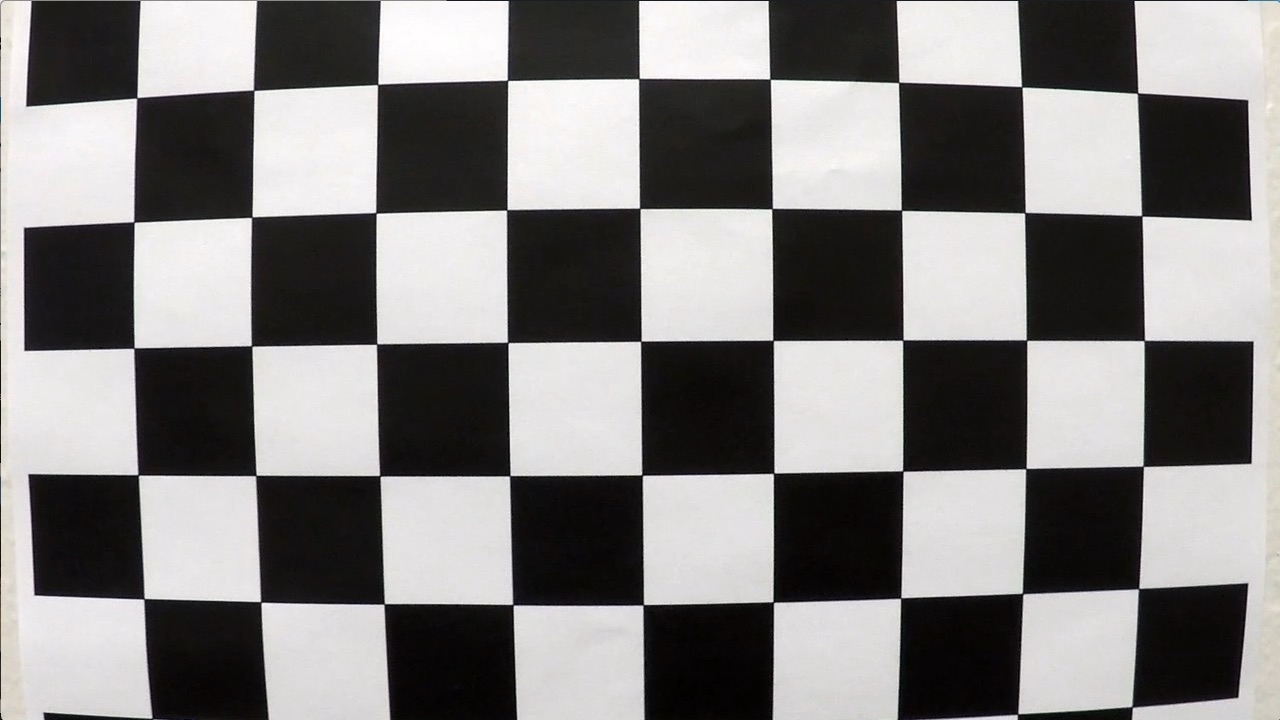
#> input picture camera_cal/calibration1.jpg, 1280 x 720 px
$ jupyter execute --allow-errors README.ipynb   (shell and % lines are left out)   (older library calls are emulated)
#> lines starting #> are read from the running program, lines starting #| are printed output that depends on the picture; after the words box and inside, x2 and y2 are one past the last pixel; in counts of white or black regions, pixels touching at a corner belong together
### calibration.py
import cv2
import glob
import numpy as np


def get_calibration_info(image_path, nx, ny):
    """Find camera matrix and distortion coefficients to undistort image.

    :param image_path: The path of chessboard images.
    :param nx: The number of corners in row.
    :param ny: The number of corners in column.

    :return: A tuple of camera matrix and distortion coefficients.
    """
#> called with image_path = './camera_cal/', nx = 9, ny = 6
    images = []
    for f in glob.glob(image_path + '/*.jpg'):
        image = cv2.imread(f)
#> image is the input picture: shape (720, 1280, 3); mean B, G, R 127.8, 128.4, 130.1
        images.append(image)

    objpoints = []  # 3D points in real world space
    imgpoints = []  # 2D points in image plane

    objp = np.zeros((nx * ny, 3), np.float32)
    objp[:, :2] = np.mgrid[0:nx, 0:ny].T.reshape(-1, 2)

    for img in images:
        gray = cv2.cvtColor(img, cv2.COLOR_RGB2GRAY)
        ret, corners = cv2.findChessboardCorners(gray, (nx, ny), None)

        if ret:
            imgpoints.append(corners)
            objpoints.append(objp)
#> this loop made 1 pass
#> ret on pass 1: False
#> after the loop, imgpoints = []; objpoints = []
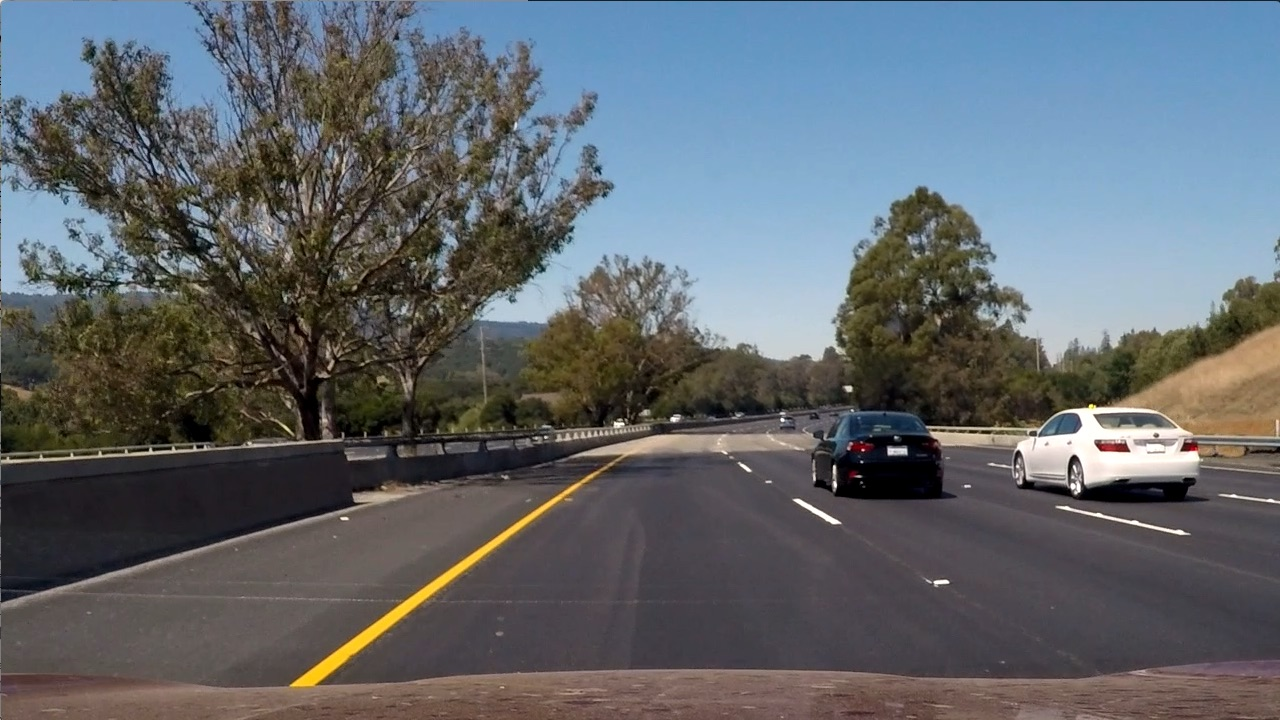
#> input picture test_images/test6.jpg, 1280 x 720 px
#> further down, origin2 is the input picture: shape (720, 1280, 3); mean R, G, B 97, 102.6, 107.9
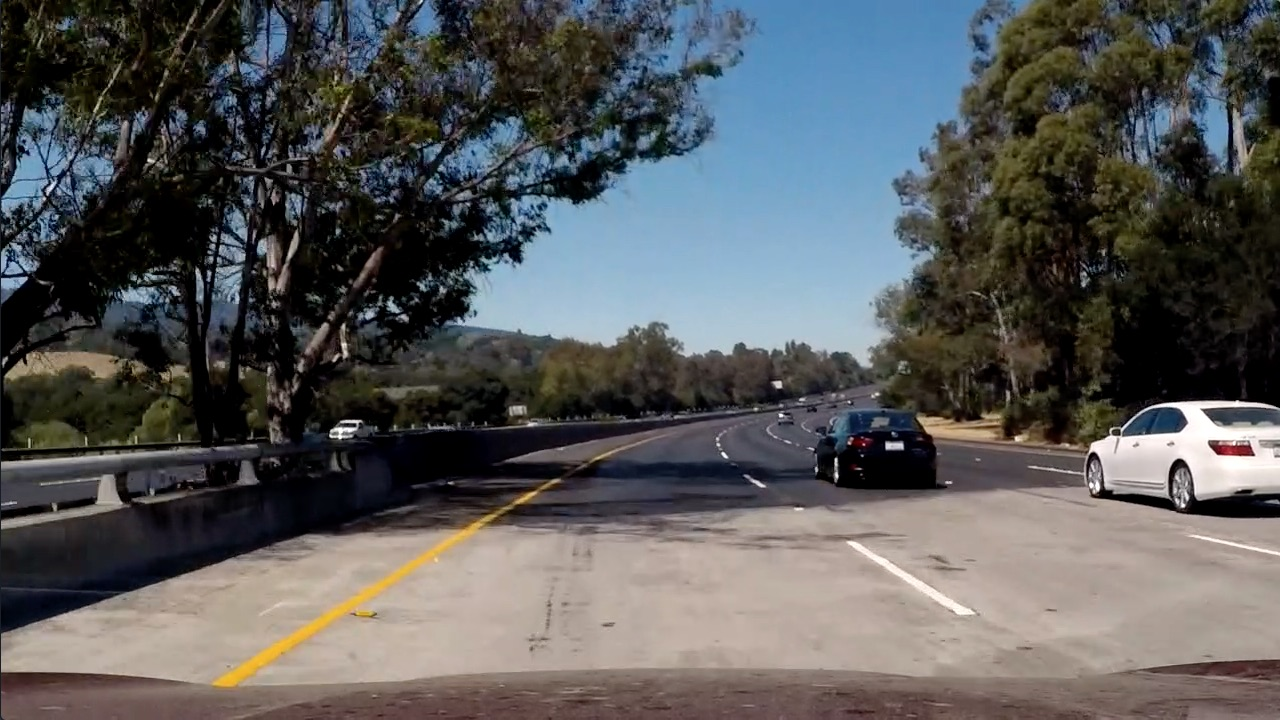
#> input picture test_images/test5.jpg, 1280 x 720 px
#> further down, image is the input picture: shape (720, 1280, 3); mean R, G, B 88.5, 89.3, 89.8

    # ret, rvecs and tvecs are not used.
    ret, mtx, dist, rvecs, tvecs = cv2.calibrateCamera(objpoints,
                                                       imgpoints,
                                                       gray.shape[::-1],
                                                       None, None)

    return mtx, dist


# [12 lines left out: function undistort_image, not called in this run]

### thresholding.py
import cv2
import numpy as np


def abs_sobel_thresh(image, orient='x', ksize=3, thresh=(0, 255)):
    """Generate a directional gradient binary image.

    :param image: An image to generate binary image.
    :param orient: Gradient direction, 'x' or 'y'.
    :param ksize: Kernel size to apply sobel.
    :param thresh: Low and high gradient threshold.

    :return: Directional graident binary image.
    """
    gray = cv2.cvtColor(image, cv2.COLOR_RGB2GRAY)

    if orient == 'x':
        sobel = cv2.Sobel(gray, cv2.CV_64F, 1, 0, ksize=ksize)
    else:
        sobel = cv2.Sobel(gray, cv2.CV_64F, 0, 1, ksize=ksize)

    abs_sobel = np.absolute(sobel)
    scaled_sobel = np.uint8(255 * abs_sobel / np.max(abs_sobel))

    grad_binary = np.zeros_like(scaled_sobel)
    grad_binary[(scaled_sobel >= thresh[0]) & (scaled_sobel <= thresh[1])] = 1

    return grad_binary


# [36 lines left out: functions mag_thresh, dir_thresh, not called in this run]


def ch_thresh(ch, thresh=(0, 255)):
    """Generate a channel binary image.

    :param ch: A color channel to generate binary image.
    :param thresh: Low and high threshold.

    :return: A channel binary image.
    """
    ch_binary = np.zeros_like(ch)
    ch_binary[(ch > thresh[0]) & (ch <= thresh[1])] = 1
    return ch_binary


def color_combine(image):
    """Generate a binary image using color thresholding.

    :param image: An image to generate binary image.

    :return: A binary image.
    """

    thresh = (170, 255)
    hls = cv2.cvtColor(image, cv2.COLOR_RGB2HLS)
#> hls: shape (720, 1280, 3); mean of channels 0, 1, 2 55.5, 89.2, 70.1
    s = hls[:, :, 2]

    combined = np.zeros_like(s)
    combined[(s > thresh[0]) & (s <= thresh[1])] = 1

    hsv = cv2.cvtColor(image, cv2.COLOR_RGB2HSV)
#> hsv: shape (720, 1280, 3); mean H, S, V 55.5, 83.8, 101.8

    h = hsv[:, :, 0]
    s = hsv[:, :, 1]
    v = hsv[:, :, 2]

    h_binary = ch_thresh(h, (100, 255))
#> h_binary: shape (720, 1280); values 0 (black) and 1 (white), 37% white; 830 white regions (691 under 20 px), largest, box (x1, y1, x2, y2) and area: (356, 0, 1031, 372) 147841, (0, 372, 1052, 634) 97448, (100, 0, 484, 364) 32697
    v_binary = ch_thresh(v, (220, 255))
#> v_binary: shape (720, 1280); values 0 (black) and 1 (white), 1.3% white; 84 white regions (74 under 20 px), largest, box (x1, y1, x2, y2) and area: (1089, 401, 1280, 495) 7403, (215, 530, 472, 686) 2372, (847, 541, 975, 615) 1056
    s_binary = ch_thresh(s, (150, 255))
#> s_binary: shape (720, 1280); values 0 (black) and 1 (white), 14.5% white; 2960 white regions (2416 under 20 px), largest, box (x1, y1, x2, y2) and area: (1, 0, 210, 186) 11006, (247, 430, 567, 546) 10480, (994, 151, 1250, 291) 8945

    r = image[:, :, 0]
    r_binary = ch_thresh(r, (205, 255))
#> r_binary: shape (720, 1280); values 0 (black) and 1 (white), 1.6% white; 94 white regions (80 under 20 px), largest, box (x1, y1, x2, y2) and area: (1089, 401, 1280, 495) 8802, (213, 523, 481, 686) 3622, (846, 541, 975, 615) 1216
#> `s_image = thresholding.color_combine(image)`: s_image: shape (720, 1280); values 0 (black) and 1 (white), 10.3% white; 2581 white regions (2175 under 20 px), largest, box (x1, y1, x2, y2) and area: (1, 0, 205, 131) 9950, (994, 151, 1250, 291) 8865, (1089, 401, 1280, 495) 7510

    combined = np.zeros_like(s_binary)
    combined[((s_binary == 1) | (v_binary == 1) | (r_binary == 1)) & (h_binary == 0)] = 1

    return combined


def grad_combine(image):
    """Generate a binary image using gradient thresholding.

    :param image: An image to generate binary image.

    :return: A binary image.
    """
    ksize = 9
    gradx = abs_sobel_thresh(image, orient='x', ksize=ksize, thresh=(20, 255))
#> gradx: shape (720, 1280); values 0 (black) and 1 (white), 16.9% white; 3256 white regions (2118 under 20 px), largest, box (x1, y1, x2, y2) and area: (192, 162, 314, 384) 8500, (1, 85, 94, 308) 8319, (435, 129, 557, 327) 5781
    grady = abs_sobel_thresh(image, orient='y', ksize=ksize, thresh=(20, 255))
#> grady: shape (720, 1280); values 0 (black) and 1 (white), 18.1% white; 3447 white regions (2245 under 20 px), largest, box (x1, y1, x2, y2) and area: (0, 475, 688, 636) 7551, (883, 397, 1280, 475) 7150, (409, 383, 876, 475) 6499

    combined = np.zeros_like(gradx)
    combined[((gradx == 1) & (grady == 1))] = 1

    return combined


def thresh_combine(image):
    """Generate a combined binary image of gradient and color.

    :param image: An image to generate binary image.

    :return: A binary image.
    """

    color = color_combine(image)
    grad = grad_combine(image)

    combined = np.zeros_like(grad)
    combined[(color == 1) | (grad == 1)] = 1

    return combined

### perspective.py
import cv2
import numpy as np


# [27 lines left out: function region_of_interest, not called in this run]


def perspective_transform(image):
    """Applies perspective transform.

    :param image: An image to apply perspective transform.

    :return: A warped image.
    """
    imshape = image.shape

    src = np.float32([[(167, 720),
                     (585, 453),
                     (698, 453),
                     (1160, 720)]])

    dst = np.float32([[(200, 720),
                       (200, 0),
                       (1080, 0),
                       (1080, 720)]])

    M = cv2.getPerspectiveTransform(src, dst)
    img_size = (imshape[1], imshape[0])
    warped = cv2.warpPerspective(image, M, img_size, flags=cv2.INTER_LINEAR)

    return warped


# [58 lines left out: functions first_order_filter, fill_laneline, not called in this run]

### README.ipynb
# Advanced Lane Finding Project

## Introduction

This is a advanced version of [Lane Finding Project][].

The goals / steps of this project are the following:

- Compute the camera calibration matrix and distortion coefficients given a set of chessboard images.
- Apply a distortion correction to raw images.
- Use color transforms, gradients, etc., to create a thresholded binary image.
- Apply a perspective transform to rectify binary image ("birds-eye view").
- Detect lane pixels and fit to find the lane boundary.
- Determine the curvature of the lane and vehicle position with respect to center.
- Warp the detected lane boundaries back onto the original image.
- Output visual display of the lane boundaries and numerical estimation of lane curvature and vehicle position.

[Lane Finding Project]: https://github.com/earlbread/CarND-LaneLines-P1

## Process steps

Load the required modules and define the functions to proceed with each step.

[cell 1]
import cv2
import numpy as np
import matplotlib.pyplot as plt
import matplotlib.image as mpimg

[cell 2]
def show_processed_image(origin, processed, processed_title='Processed'):
    fig, (ax1, ax2) = plt.subplots(1, 2, figsize=(30, 20))
    fig.tight_layout()

    ax1.imshow(origin, cmap='gray')
    ax1.set_title('Origin Image', fontsize=50)

    ax2.imshow(processed, cmap='gray')
    ax2.set_title(processed_title, fontsize=50)

    plt.show()

### 1. Calculate Camera Calibration and Correct Distortion

Image distortion occurs when a camera looks at 3D objects in the real world and transforms them into a 2D image; this transformation isn’t perfect. Distortion actually changes what the shape and size of these 3D objects appear to be. So, the first step in analyzing camera images, is to undo this distortion so that you can get correct and useful information out of them.

To get calibration info, I used given 20 chessboard images.

[cell 3]
import calibration as calib

nx = 9
ny = 6
#> (the rest of this cell did not finish here and is left out)

A sample chessboard image and corresponding undistorted image.

[cell 4]
origin1 = mpimg.imread('./camera_cal/calibration1.jpg')
#> (the rest of this cell did not finish here and is left out)

A sample raw image and corresponding undistorted image.

[cell 5]
origin2 = mpimg.imread('./test_images/test6.jpg')
#> (the rest of this cell did not finish here and is left out)

### 2. Create thresholded image

To detect lane lines, we need to create binary image using color and gradient threshold.

#### 1. Color Thresholding

[cell 6]
import thresholding
image = mpimg.imread('./test_images/test5.jpg')

s_image = thresholding.color_combine(image)
show_processed_image(image, s_image, processed_title='Color binary')

#### 2. Gradient thresholding

[cell 7]
import thresholding
image = mpimg.imread('./test_images/test5.jpg')

s_image = thresholding.grad_combine(image)
#> s_image: shape (720, 1280); values 0 (black) and 1 (white), 7.2% white in thin lines or dots
show_processed_image(image, s_image, processed_title='Grad binary')

#### 3. Combining result

[cell 8]
import thresholding
image = mpimg.imread('./test_images/test5.jpg')

s_image = thresholding.thresh_combine(image)
#> s_image: shape (720, 1280); values 0 (black) and 1 (white), 16.9% white; 5473 white regions (4598 under 20 px), largest, box (x1, y1, x2, y2) and area: (1, 0, 248, 131) 13526, (1079, 398, 1280, 502) 9632, (994, 151, 1250, 291) 9322
show_processed_image(image, s_image, processed_title='Combined binary')

### 3. Apply Perspective Transform

bird’s-eye view transform that let’s us view a lane from above; this will be useful for calculating the lane curvature later on.

[cell 9]
import perspective

image = mpimg.imread('./test_images/straight_lines1.jpg')
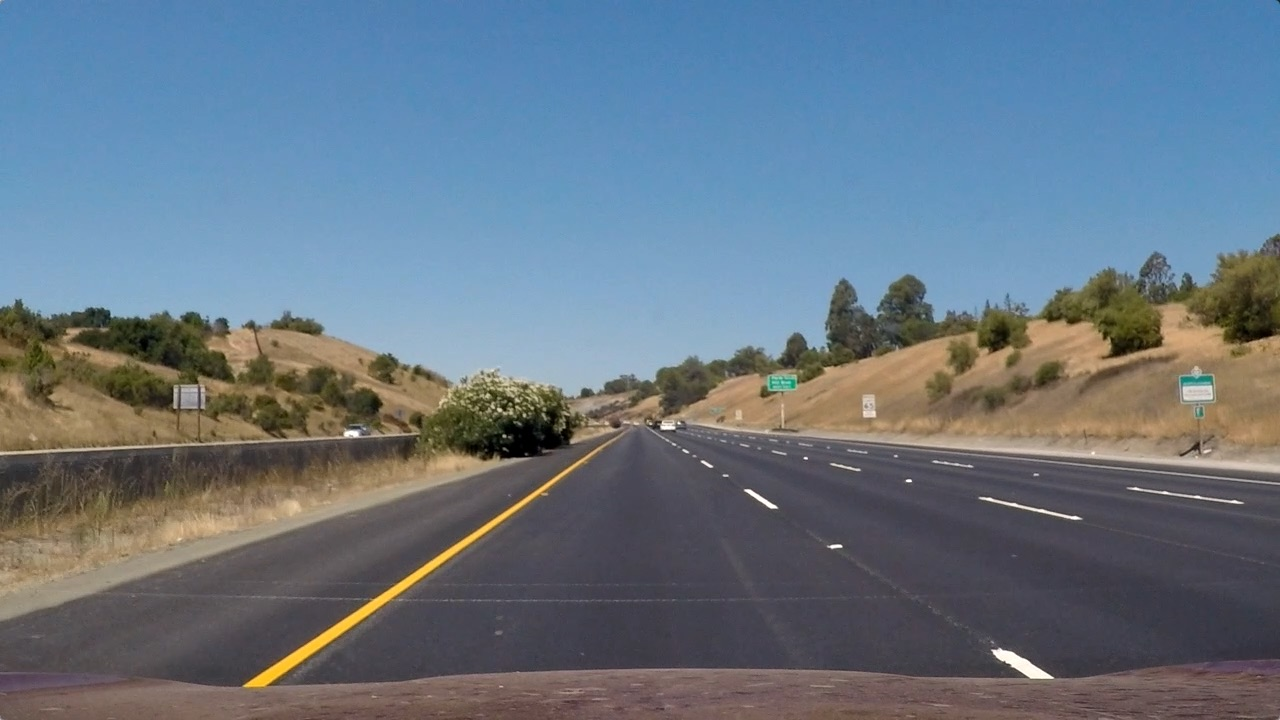
#> input picture test_images/straight_lines1.jpg, 1280 x 720 px
#> image is the input picture: shape (720, 1280, 3); mean R, G, B 103.2, 117.7, 131.2
#> (the rest of this cell did not finish here and is left out)

[cell 10]
import thresholding
import perspective

image = mpimg.imread('./test_images/test5.jpg')

thresholded = thresholding.thresh_combine(image)
warped_thresholded = perspective.perspective_transform(thresholded)
#> in perspective_transform, `warped = cv2.warpPerspective(image, M, img_size, flags=cv2.INTER_LINEAR)`:
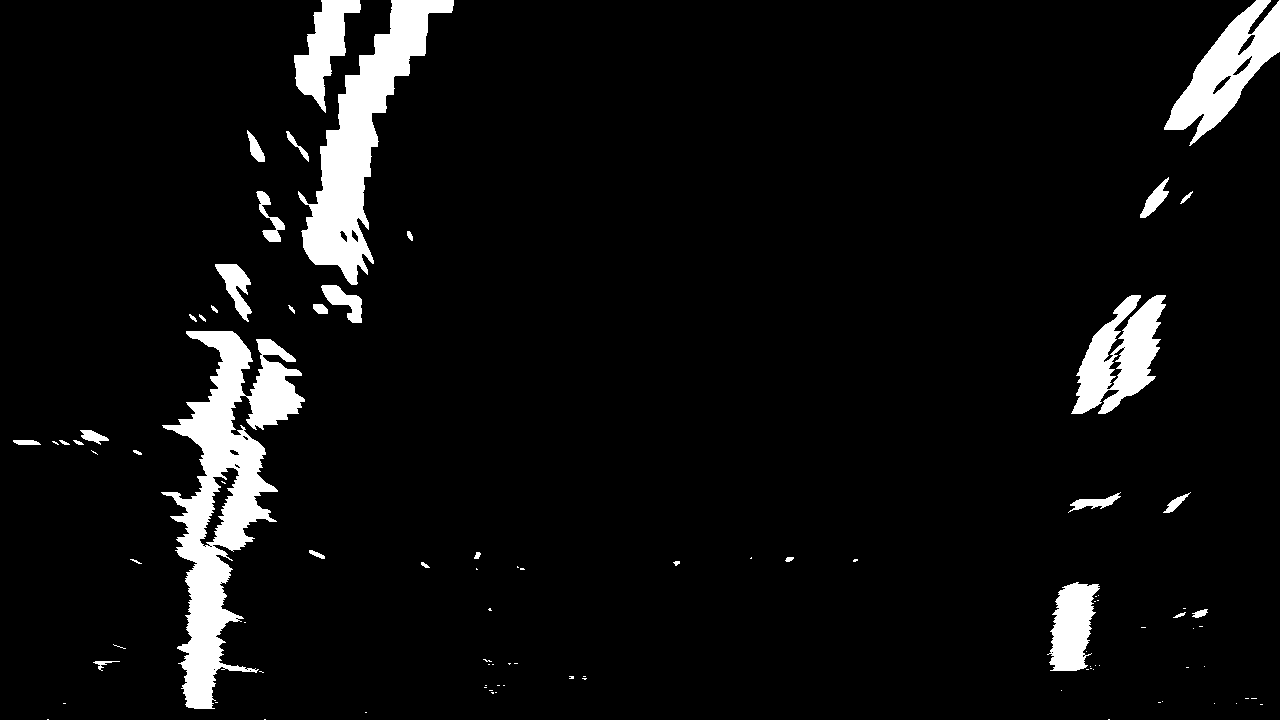
#> warped: shape (720, 1280); values 0 (black) and 1 (white), 6.2% white; 93 white regions (58 under 20 px), largest, box (x1, y1, x2, y2) and area: (161, 331, 305, 709) 19793, (298, 0, 454, 285) 13564, (1164, 0, 1280, 146) 6698

show_processed_image(thresholded, warped_thresholded, processed_title='Warped Image')
